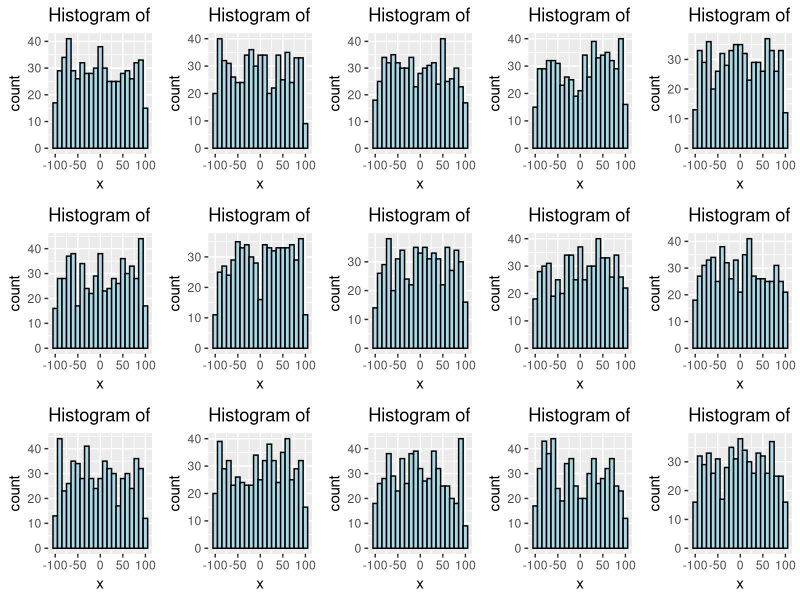
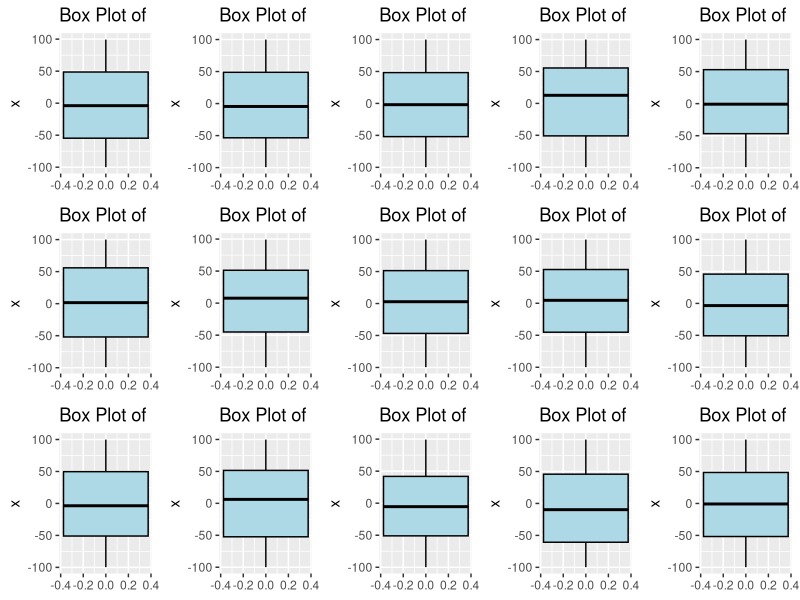
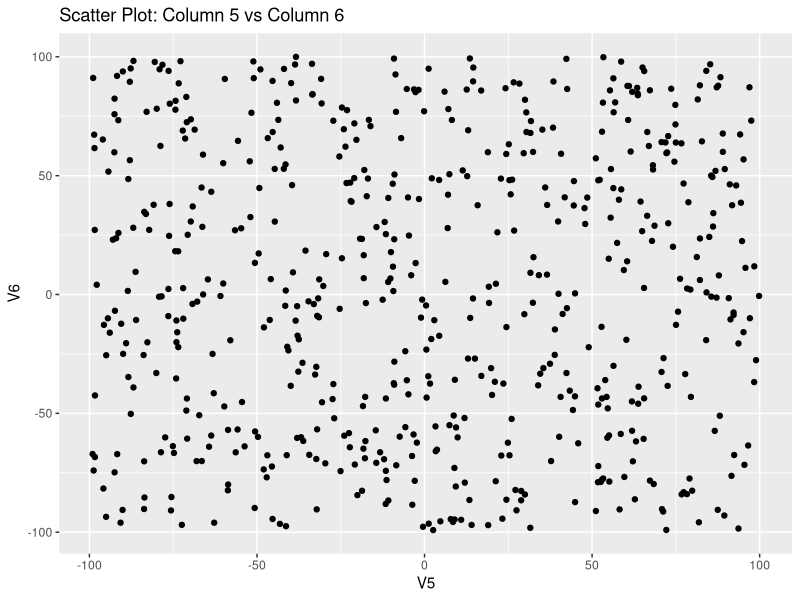

R code for these plots, in order:
# Load the required libraries
library(ggplot2)
library(gridExtra)

# Set the dimensions of the dataset
num_rows <- 600
num_columns <- 15

# Set the value range for each column
value_range <- c(-100, 100)

# Create the random dataset
set.seed(42)  # Set the random seed for reproducibility
dataset <- matrix(runif(num_rows * num_columns, min = value_range[1], max = value_range[2]), nrow = num_rows)

# Convert the dataset to a data frame
dataset_df <- as.data.frame(dataset)

# (i) Plot scatter graph between Column 5 and Column 6
scatter_plot <- ggplot(dataset_df, aes(x = V5, y = V6)) +
  geom_point() +
  labs(title = "Scatter Plot: Column 5 vs Column 6")

# (ii) Plot histogram of each column in a single graph
histograms <- lapply(dataset_df, function(column) {
  ggplot(data.frame(x = column), aes(x)) +
    geom_histogram(binwidth = 10, fill = "lightblue", color = "black") +
    labs(title = paste("Histogram of", names(column)))
})
histogram_plot <- grid.arrange(grobs = histograms, ncol = 5)

# (iii) Plot the Box plot of each column in a single graph
boxplots <- lapply(dataset_df, function(column) {
  ggplot(data.frame(x = column), aes(y = x)) +
    geom_boxplot(fill = "lightblue", color = "black") +
    labs(title = paste("Box Plot of", names(column)))
})
boxplot_plot <- grid.arrange(grobs = boxplots, ncol = 5)

# Display the plots
scatter_plot
histogram_plot
boxplot_plot
